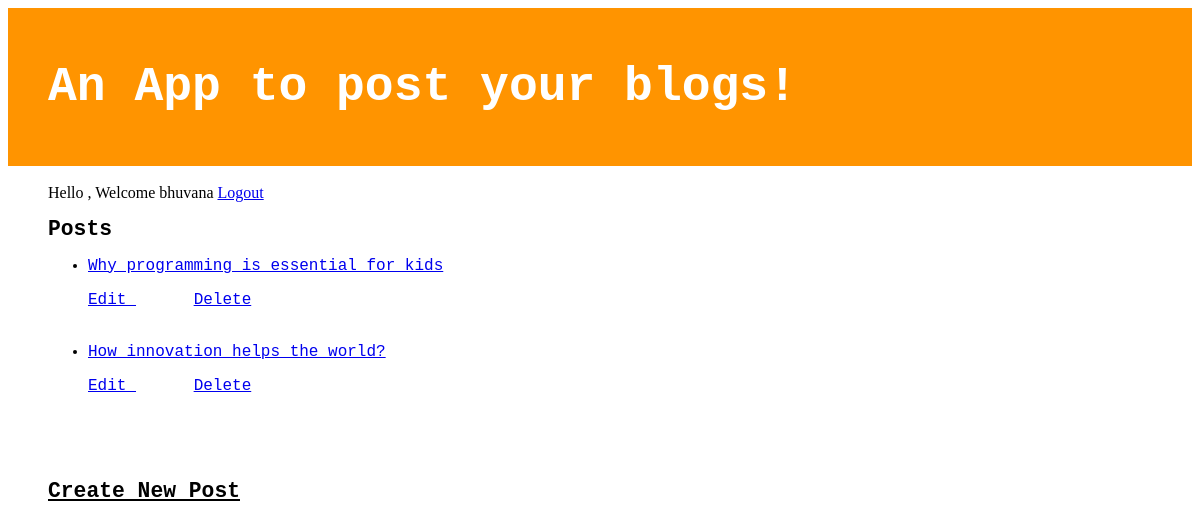
The page /posts/ (signed in) on the database its author committed.
### blogpost/models.py (models this page shows, shortened)
class Post(models.Model):
    title = models.CharField(max_length=70)
    text = models.TextField()
    published_date = models.DateTimeField(default=timezone.now)
    author =  models.ForeignKey(Author, null =True, on_delete=models.CASCADE)

### blogpost/views.py (the view)
# urls.py: path('',list_posts, name='list_posts'),
def list_posts(request):
    posts=Post.objects.all()
    return render(request, 'blogposts.html',{'posts':posts})

### blogpost/templates/blogposts.html (shortened to what this page needs)
{% load staticfiles %}
<!DOCTYPE html>
<html lang="en">
<head>
    <link rel="stylesheet" href="{% static 'css/blogpost.css' %}">
</head>
<body>
<div class="page-header"
     <div class="top-menu">
         <h1><a href="{% url 'list_posts' %}">An App to post your blogs! </a></h1>
    </div>
<div class="content container">
    <br>
    {% if user.is_authenticated %}
        Hello , Welcome  {{ user.username }}
        <a href=" {% url 'logout' %}"> Logout </a>
    {% else %}
            Please Login to create /modify your posts.
            <a href=" {% url 'login' %}"> Login </a>
            <br><br>
            If you haven't signed up already , <a href=" {% url 'signup' %}"> Signup </a>
    {% endif %}
    <br>
    <h1> Posts </h1>
<div class="courier">
    <div class="row">
        <div class="col-md-8">
            <div class="post">
                    <ul>
                    {% for post in posts %}
                        <li>
                        <p>  <a href="{%  url 'post_detail' post.id %}">  {{post.title}} </a> </p>
                        <a href="{%  url 'update_post' post.id %}"> Edit </a> &nbsp &nbsp &nbsp
                        <a href="{%  url 'delete_post' post.id %}"> Delete </a>
                        <br>
                        <br>
                        </li>
                    {% endfor %}
                    </ul>
                <br>
                <br>
               <h1> <a href = "{% url 'new_post'   %}"> Create New Post </a> </h1>
                 </div>
            </div>
        </div>
    </div>
</div>
</body>
</html>

### blogpost/static/css/blogpost.css (style rules this page uses)
.page-header { background-color: #ff9400; margin-top: 0; padding: 20px 20px 20px 40px; }
.page-header h1, .page-header h1 a, .page-header h1 a:visited, .page-header h1 a:active { color: #ffffff; font-size: 36pt; text-decoration: none; }
.content { margin-left: 40px; }
.courier { font-family: 'Courier'; font-size: 12pt; }
h1 { font-family: 'Courier'; font-size: 16pt; }
.post { margin-bottom: 70px; font:'Arial' }
.post h1 a, .post h1 a:visited { color: #000000; }

### rows shown on the page
Post: title "Why programming is essential for kids"
Post: title "How innovation helps the world?"

### other values the page prints
{{ user.username }} "bhuvana"
